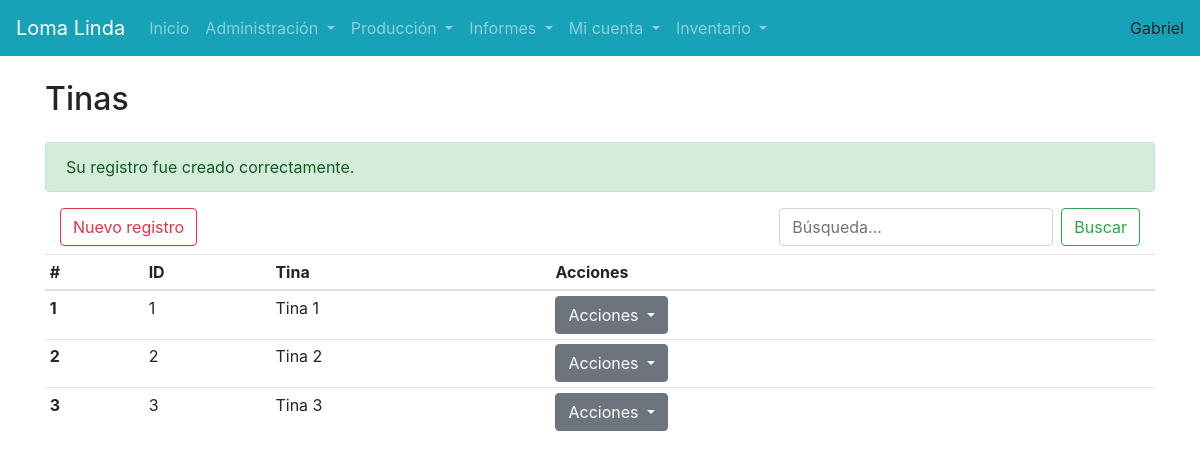
The app's page /usuarios/tinas.php?msg=1&id=1 (signed in) with its own data.
### tables this page shows
CREATE TABLE `usuarios` (
  `usr_id` int(10) unsigned NOT NULL AUTO_INCREMENT,
  `usr_usuario` varchar(45) DEFAULT NULL,
  `usr_clave` varchar(255) DEFAULT NULL,
  `usr_tipo` int(10) unsigned DEFAULT NULL,
  `usr_nombre` varchar(100) DEFAULT NULL,
  `usr_email` varchar(100) DEFAULT NULL,
  `usr_sesion` int(10) unsigned DEFAULT NULL,
  `usr_estado` int(10) unsigned DEFAULT NULL COMMENT 'inactivo - activo',
  `usr_ultimo_ingreso` datetime DEFAULT NULL,
  PRIMARY KEY (`usr_id`)
);

CREATE TABLE `tinas` (
  `tin_id` int(10) unsigned NOT NULL AUTO_INCREMENT,
  `tin_nombre` varchar(45) DEFAULT NULL,
  PRIMARY KEY (`tin_id`)
);

### usuarios/sesion.php (called while the page is built, shortened)
<?php
if ($_SESSION["id"] == "")
	header("Location:../salir.php");
else {
	include("../conexion.php");
	$consultaUsuarioActual = $conexion->query("SELECT * FROM usuarios WHERE usr_id='" . $_SESSION["id"] . "'");
	$datosUsuarioActual = $consultaUsuarioActual->fetch_array();
}
	?>

### usuarios/tinas.php (the view, shortened to what this page needs)
<?php
include("head.php");
?>
</head>
<body>
    <?php include("menu.php"); ?>
    <div class="container">
        <h2 class="mt-4 mb-4">Tinas</h2>
        <?php include("alertas.php"); ?>
        <div class="container mb-2">
            <a href="tinas-agregar.php" class="btn btn-outline-danger">Nuevo registro</a>
            <form class="form-inline my-2 my-lg-0 float-right">
                <input class="form-control mr-sm-2" type="search" placeholder="Búsqueda..." aria-label="Search">
                <button class="btn btn-outline-success my-2 my-sm-0" type="submit">Buscar</button>
            </form>
        </div>
        <table class="table table-sm">
            <thead>
                <tr>
                    <th scope="col">#</th>
                    <th scope="col">ID</th>
                    <th scope="col">Tina</th>
                    <th scope="col">Acciones</th>
                </tr>
            </thead>
            <tbody>
                <?php
                $consulta = $conexion->query("SELECT * FROM tinas");
                $i = 1;
                while ($fila = $consulta->fetch_array()) {
                ?>
                    <tr>
                        <th scope="row"><?= $i; ?></th>
                        <td><?= $fila['tin_id']; ?></td>
                        <td><?= $fila['tin_nombre']; ?></td>
                        <td>
                            <div class="btn-group" role="group">
                                <button id="btnGroupDrop1" type="button" class="btn btn-secondary dropdown-toggle" data-toggle="dropdown" aria-haspopup="true" aria-expanded="false">
                                    Acciones
                                </button>
                            </div>
                        </td>
                    </tr>
                <?php $i++;
                } ?>
            </tbody>
        </table>
    </div>
</body>
</html>

### usuarios/menu.php (shortened to what this page needs)
<nav class="navbar navbar-expand-lg navbar-dark bg-info">
    <a class="navbar-brand" href="#">Loma Linda</a>
    <div class="collapse navbar-collapse" id="navbarSupportedContent">
        <ul class="navbar-nav mr-auto">
            <li class="nav-item "><a class="nav-link" href="index.php">Inicio</a></li>
            <li class="nav-item dropdown float-right">
                <a class="nav-link dropdown-toggle" href="#" id="navbarDropdown" role="button" data-toggle="dropdown" aria-haspopup="true" aria-expanded="false">
                    Administración
                </a>
            </li>
            <li class="nav-item dropdown float-right">
                <a class="nav-link dropdown-toggle" href="#" id="navbarDropdown" role="button" data-toggle="dropdown" aria-haspopup="true" aria-expanded="false">
                    Producción
                </a>
            </li>
            <li class="nav-item dropdown float-right">
                <a class="nav-link dropdown-toggle" href="#" id="navbarDropdown" role="button" data-toggle="dropdown" aria-haspopup="true" aria-expanded="false">
                    Informes
                </a>
            </li>
            <li class="nav-item dropdown float-right">
                <a class="nav-link dropdown-toggle" href="#" id="navbarDropdown" role="button" data-toggle="dropdown" aria-haspopup="true" aria-expanded="false">
                    Mi cuenta
                </a>
            </li>
            <li class="nav-item dropdown float-right">
                <a class="nav-link dropdown-toggle" href="#" id="navbarDropdown" role="button" data-toggle="dropdown" aria-haspopup="true" aria-expanded="false">
                    Inventario
                </a>
            </li>
        </ul>
        <span><?=$datosUsuarioActual['usr_nombre'];?></span>
    </div>
</nav>

### records on screen
usuarios: usr_nombre "Gabriel"
tinas: tin_id "1", tin_nombre "Tina 1"
tinas: tin_id "2", tin_nombre "Tina 2"
tinas: tin_id "3", tin_nombre "Tina 3"
